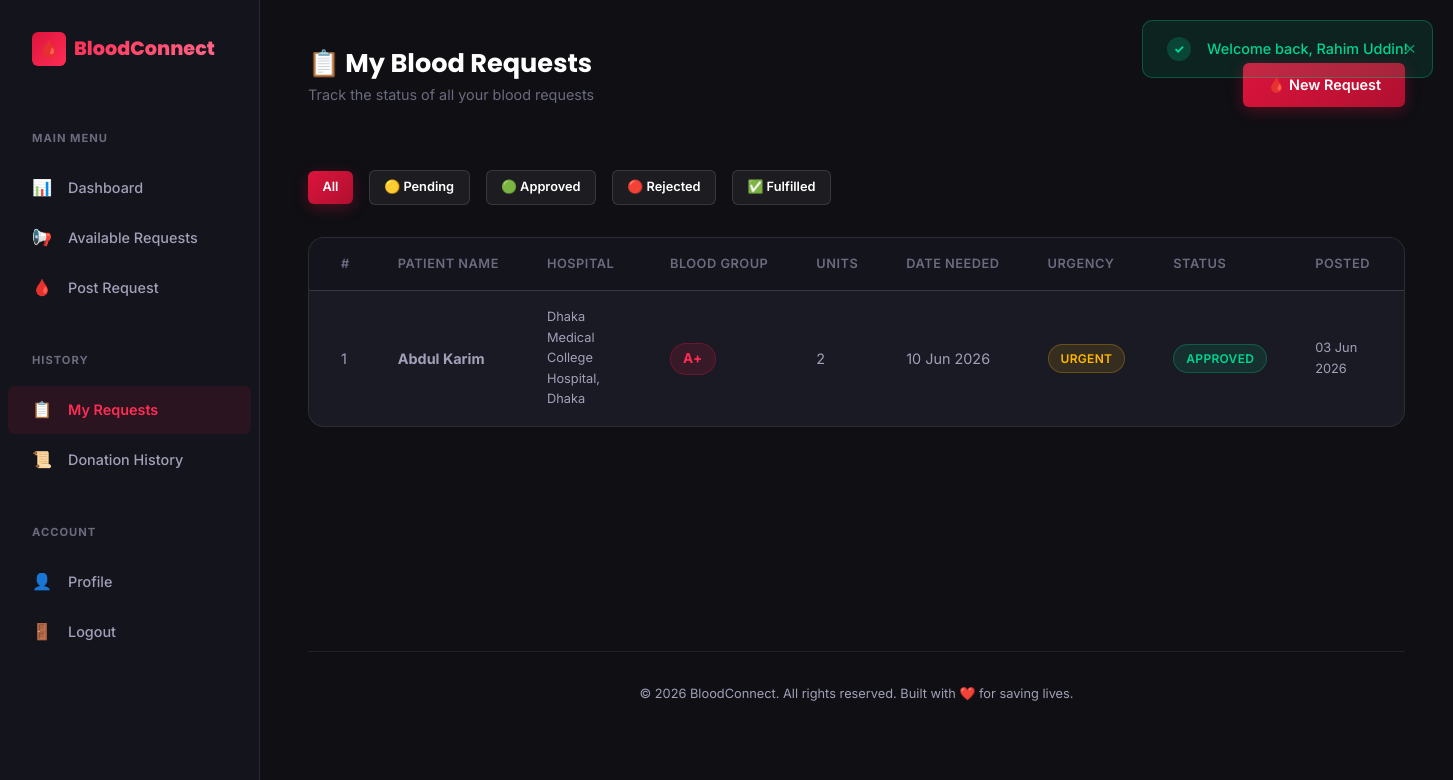
Screenshot of /user/my_requests.php (signed in) with the database file from the repository.
### tables this page shows
CREATE TABLE IF NOT EXISTS blood_requests (
    id INT AUTO_INCREMENT PRIMARY KEY,
    user_id INT NOT NULL,
    patient_name VARCHAR(100) NOT NULL,
    hospital_address VARCHAR(255) NOT NULL,
    required_blood_group ENUM('A+', 'A-', 'B+', 'B-', 'AB+', 'AB-', 'O+', 'O-') NOT NULL,
    units_needed INT NOT NULL DEFAULT 1,
    date_needed DATE NOT NULL,
    urgency ENUM('Normal', 'Urgent', 'Critical') DEFAULT 'Normal',
    status ENUM('Pending', 'Approved', 'Rejected', 'Fulfilled') DEFAULT 'Pending',
    created_at TIMESTAMP DEFAULT CURRENT_TIMESTAMP,
    FOREIGN KEY (user_id) REFERENCES users(id) ON DELETE CASCADE,
    INDEX idx_status (status),
    INDEX idx_urgency (urgency),
    INDEX idx_blood_group (required_blood_group)
);

### user/my_requests.php (the view, shortened to what this page needs)
<?php
require_once __DIR__ . '/../includes/functions.php';
$db = getDB();
$userId = getUserId();
$statusFilter = $_GET['status'] ?? '';
$sql = "SELECT * FROM blood_requests WHERE user_id = ?";
$params = [$userId];
$sql .= " ORDER BY created_at DESC";
$stmt = $db->prepare($sql);
$stmt->execute($params);
$requests = $stmt->fetchAll();
include __DIR__ . '/sidebar.php';
?>
<main class="dashboard-main">
    <div class="dash-header">
        <div>
            <h1>📋 My Blood Requests</h1>
            <p class="welcome-text">Track the status of all your blood requests</p>
        </div>
        <a href="request_blood.php" class="btn btn-primary">🩸 New Request</a>
    </div>
    <div class="filter-bar">
        <a href="my_requests.php" class="btn btn-sm <?php echo !$statusFilter ? 'btn-primary' : 'btn-secondary'; ?>">All</a>
        <a href="my_requests.php?status=Pending" class="btn btn-sm <?php echo $statusFilter === 'Pending' ? 'btn-primary' : 'btn-secondary'; ?>">🟡 Pending</a>
        <a href="my_requests.php?status=Approved" class="btn btn-sm <?php echo $statusFilter === 'Approved' ? 'btn-primary' : 'btn-secondary'; ?>">🟢 Approved</a>
        <a href="my_requests.php?status=Rejected" class="btn btn-sm <?php echo $statusFilter === 'Rejected' ? 'btn-primary' : 'btn-secondary'; ?>">🔴 Rejected</a>
        <a href="my_requests.php?status=Fulfilled" class="btn btn-sm <?php echo $statusFilter === 'Fulfilled' ? 'btn-primary' : 'btn-secondary'; ?>">✅ Fulfilled</a>
    </div>
    <?php if (empty($requests)): ?>
        <div class="card">
            <div class="empty-state">
                <div class="empty-icon">📋</div>
                <h3>No Requests Found</h3>
                <p><?php echo $statusFilter ? 'No requests with status "' . e($statusFilter) . '".' : 'You haven\'t posted any blood requests yet.'; ?></p>
                <a href="request_blood.php" class="btn btn-primary mt-1">Post a Request</a>
            </div>
        </div>
    <?php else: ?>
        <div class="table-card">
            <table class="table">
                <thead>
                    <tr>
                        <th>#</th>
                        <th>Patient Name</th>
                        <th>Hospital</th>
                        <th>Blood Group</th>
                        <th>Units</th>
                        <th>Date Needed</th>
                        <th>Urgency</th>
                        <th>Status</th>
                        <th>Posted</th>
                    </tr>
                </thead>
                <tbody>
                    <?php foreach ($requests as $i => $req): ?>
                    <tr>
                        <td><?php echo $i + 1; ?></td>
                        <td><strong><?php echo e($req['patient_name']); ?></strong></td>
                        <td style="max-width: 200px; font-size: 0.8rem;"><?php echo e($req['hospital_address']); ?></td>
                        <td><span class="badge badge-blood"><?php echo e($req['required_blood_group']); ?></span></td>
                        <td><?php echo $req['units_needed']; ?></td>
                        <td><?php echo formatDate($req['date_needed']); ?></td>
                        <td><span class="badge <?php echo getUrgencyClass($req['urgency']); ?>"><?php echo e($req['urgency']); ?></span></td>
                        <td><span class="badge <?php echo getStatusClass($req['status']); ?>"><?php echo e($req['status']); ?></span></td>
                        <td style="font-size: 0.8rem;"><?php echo formatDate($req['created_at']); ?></td>
                    </tr>
                    <?php endforeach; ?>
                </tbody>
            </table>
        </div>
    <?php endif; ?>
<?php include __DIR__ . '/../includes/footer.php'; ?>

### assets/css/style.css (style rules this page uses)
:root { --primary: #DC143C; --primary-dark: #B01030; --primary-light: #FF2D55; --primary-glow: rgba(220, 20, 60, 0.3); --bg-dark: #0F0F14; --bg-card: #1A1A24; --bg-card-hover: #22222E; --bg-surface: #14141C; --bg-input: #1E1E2A; --border-color: rgba(255, 255, 255, 0.08); --border-light: rgba(255, 255, 255, 0.12); --text-primary: #FFFFFF; --text-secondary: #A0A0B8; --text-muted: #6B6B80; --accent-green: #00D68F; --accent-yellow: #FFB800; --accent-orange: #FF6B35; --accent-blue: #3B82F6; --accent-purple: #8B5CF6; --status-pending: #FFB800; --status-approved: #00D68F; --status-rejected: #FF4757; --status-fulfilled: #3B82F6; --urgency-normal: #00D68F; --urgency-urgent: #FFB800; --urgency-critical: #FF4757; --space-xs: 0.25rem; --space-sm: 0.5rem; --space-md: 1rem; --space-lg: 1.5rem; --space-xl: 2rem; --space-2xl: 3rem; --space-3xl: 4rem; --radius-sm: 6px; --radius-md: 10px; --radius-lg: 16px; --radius-xl: 24px; --radius-full: 9999px; --shadow-sm: 0 2px 8px rgba(0, 0, 0, 0.2); --shadow-md: 0 4px 16px rgba(0, 0, 0, 0.3); --shadow-lg: 0 8px 32px rgba(0, 0, 0, 0.4); --shadow-glow: 0 0 30px var(--primary-glow); --transition-fast: 0.15s ease; --transition-base: 0.3s ease; --transition-slow: 0.5s ease; --font-body: 'Inter', -apple-system, BlinkMacSystemFont, sans-serif; --font-heading: 'Poppins', 'Inter', sans-serif; --container-max: 1200px; --container-narrow: 800px; }
*, *::before, *::after { margin: 0; padding: 0; box-sizing: border-box; }
html { scroll-behavior: smooth; font-size: 16px; }
body { font-family: var(--font-body); background: var(--bg-dark); color: var(--text-primary); line-height: 1.6; min-height: 100vh; overflow-x: hidden; -webkit-font-smoothing: antialiased; -moz-osx-font-smoothing: grayscale; }
a { color: var(--primary-light); text-decoration: none; transition: color var(--transition-fast); }
h1, h2, h3, h4, h5, h6 { font-family: var(--font-heading); font-weight: 700; line-height: 1.2; color: var(--text-primary); }
h1 { font-size: 2.5rem; }
p { color: var(--text-secondary); margin-bottom: var(--space-md); }
.btn { display: inline-flex; align-items: center; justify-content: center; gap: var(--space-sm); padding: 0.65rem 1.5rem; font-family: var(--font-body); font-size: 0.9rem; font-weight: 600; border: none; border-radius: var(--radius-sm); cursor: pointer; transition: all var(--transition-base); text-decoration: none; white-space: nowrap; }
.btn-primary { background: linear-gradient(135deg, var(--primary), var(--primary-dark)); color: #fff; box-shadow: 0 4px 15px var(--primary-glow); }
.btn-secondary { background: rgba(255, 255, 255, 0.06); color: var(--text-primary); border: 1px solid var(--border-light); }
.btn-sm { padding: 0.4rem 0.9rem; font-size: 0.8rem; }
.table { width: 100%; border-collapse: collapse; font-size: 0.9rem; }
.table thead { background: var(--bg-surface); }
.table th { padding: var(--space-md) var(--space-lg); text-align: left; font-size: 0.8rem; font-weight: 600; text-transform: uppercase; letter-spacing: 0.5px; color: var(--text-muted); border-bottom: 1px solid var(--border-color); white-space: nowrap; }
.table td { padding: var(--space-md) var(--space-lg); border-bottom: 1px solid var(--border-color); color: var(--text-secondary); vertical-align: middle; }
.table tbody tr { transition: background var(--transition-fast); }
.table tbody tr:last-child td { border-bottom: none; }
.badge { display: inline-flex; align-items: center; gap: 4px; padding: 0.25rem 0.75rem; border-radius: var(--radius-full); font-size: 0.75rem; font-weight: 600; text-transform: uppercase; letter-spacing: 0.3px; }
.badge-approved { background: rgba(0, 214, 143, 0.12); color: var(--status-approved); border: 1px solid rgba(0, 214, 143, 0.25); }
.badge-urgent { background: rgba(255, 184, 0, 0.12); color: var(--urgency-urgent); border: 1px solid rgba(255, 184, 0, 0.25); }
.badge-blood { background: rgba(220, 20, 60, 0.15); color: var(--primary-light); border: 1px solid rgba(220, 20, 60, 0.3); font-weight: 700; font-size: 0.85rem; }
.dashboard-main { flex: 1; margin-left: 260px; padding: var(--space-2xl); display: flex; flex-direction: column; }

### rows the page displays
blood_requests: patient_name "Abdul Karim", hospital_address "Dhaka Medical College Hospital, Dhaka", required_blood_group "A+", units_needed "2", date_needed "10 Jun 2026", urgency "URGENT", status "APPROVED", created_at "03 Jun 2026"

### other values shown
$success "Welcome back, Rahim Uddin!"
